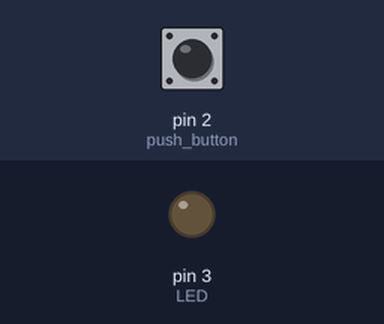
Simulated run of this sketch. Board: Arduino Uno, built with avr-gcc and run on an emulated ATmega328P. On the bench: output pins drawn as LEDs (lit = HIGH). The test bench sets the inputs (shaded band); at power-on: pin 2 (push_button) HIGH.

Above: at 1.2 s.
1.3 s: pin 2 (push_button) pulled LOW for 0.15 s
At 2.6 s:
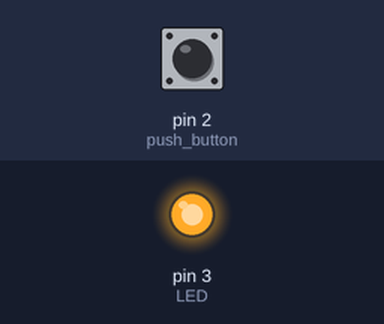
2.9 s: pin 2 (push_button) pulled LOW for 1 s
At 5.1 s:
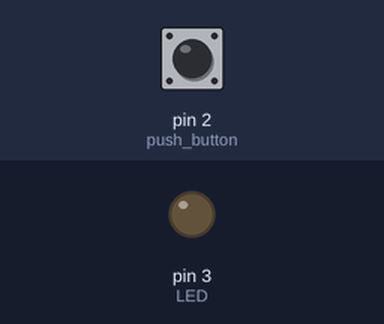
5.4 s: pin 2 (push_button) pulled LOW for 3.2 s
At 10.0 s:
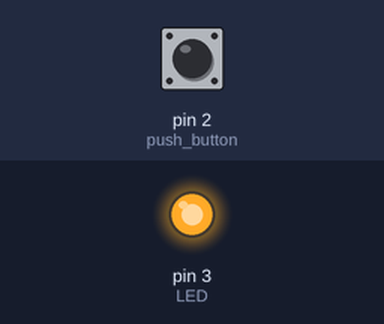
Timing chart, 0 to 11.5 s (numbered marks = the images above; inputs shaded):
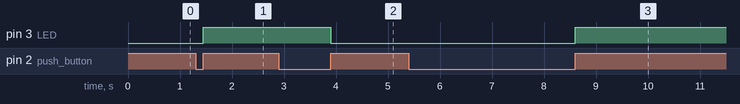

Measured:
- after the input at 1.3 s, pin 3 (LED): LOW → HIGH after 0.15 s
- after the input at 2.9 s, pin 3 (LED): HIGH → LOW after 1.0 s
- after the input at 5.4 s, pin 3 (LED): LOW → HIGH after 3.2 s

The sketch:

sketch_toggle-switch_1.0.2.ino
```cpp
const int LED=3;
const int push_button =2;
void setup()
{
  pinMode(LED, OUTPUT);
  pinMode(push_button,INPUT_PULLUP);
}
int prev=1;
int glow=0;
int pb_read;
void loop()
{
  pb_read=digitalRead(push_button);

  if(pb_read==0 and prev==1 and glow==0){
    glow=1;
  }
  if(pb_read==0 and prev==0 and glow==1){
    glow=0;
  }
  if(pb_read){
    if(glow){
      prev=0;
    }
    if(not glow){
      prev=1;
    }
    digitalWrite(LED,glow);
  }


}
```
